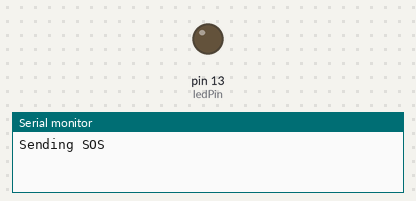
Simulated run of this sketch. Board: Arduino Uno, built with avr-gcc and run on an emulated ATmega328P. On the bench: output pins drawn as LEDs (lit = HIGH), the last lines printed to the serial monitor.

Above: at 0.65 s.
At 6.55 s:
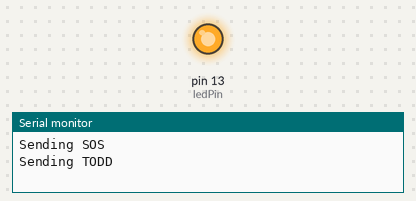
Timing chart, 0 to 9.2 s (numbered marks = the images above):
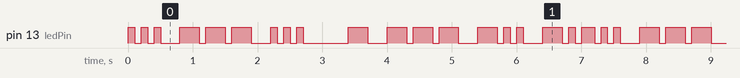

The sketch:

MorseLED.ino
```cpp
#include <Morse.h>

const int ledPin = 13;

Morse morse(ledPin);

void setup() {
  Serial.begin(9600);
}

void loop() {
  morse.sendMorseString("SOS Todd");
}
```

Measured:
- by itself, pin 13 (ledPin): moves between LOW and HIGH, repeating every 7.1 s
- by itself, everything shown: repeats every 7.1 s, in 36 steps
